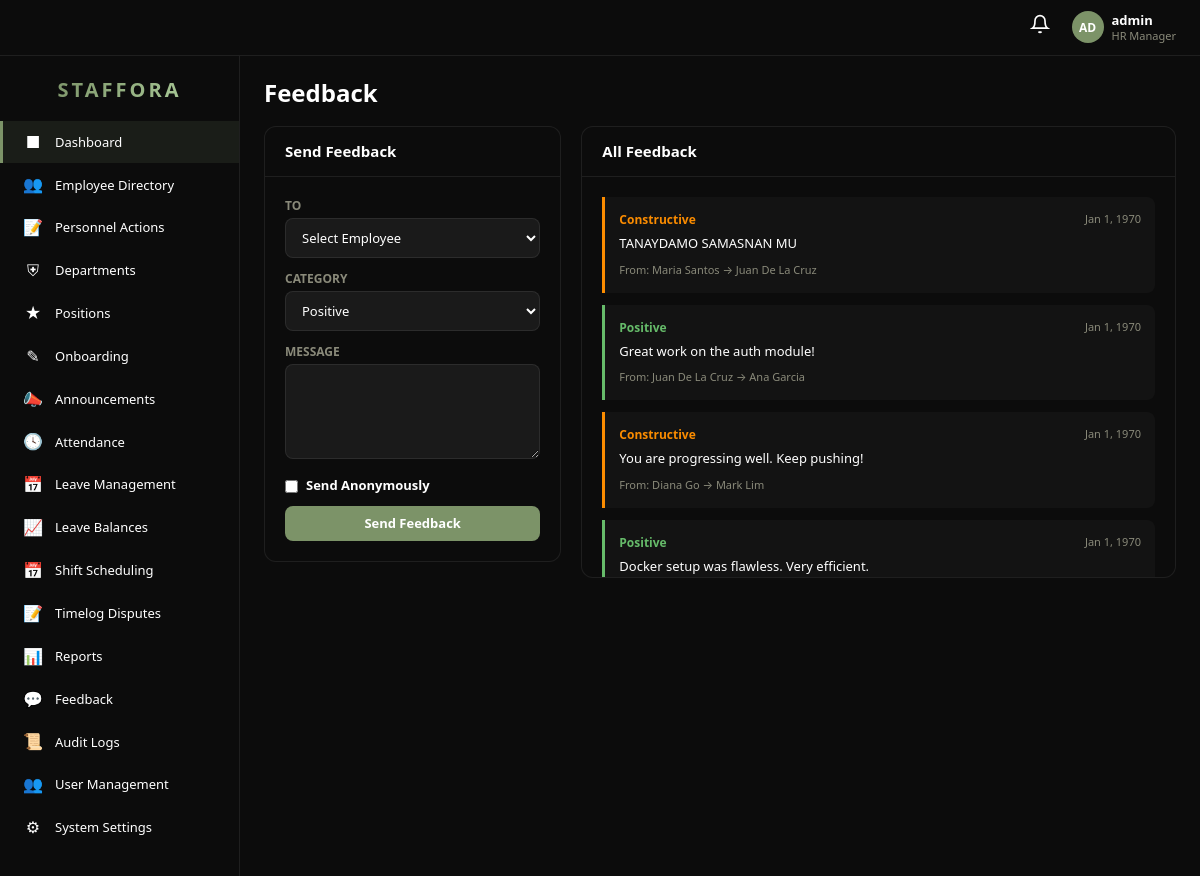
Screenshot of /pages/feedback.php (signed in) with the database file from the repository.
### tables this page shows
CREATE TABLE `feedback` (
  `id` int(11) NOT NULL AUTO_INCREMENT,
  `sender_id` int(11) DEFAULT NULL,
  `receiver_id` int(11) NOT NULL,
  `message` text NOT NULL,
  `category` enum('positive','constructive','suggestion') NOT NULL DEFAULT 'positive',
  `is_anonymous` tinyint(1) NOT NULL DEFAULT 0,
  `created_at` int(11) NOT NULL DEFAULT 0,
  PRIMARY KEY (`id`),
  KEY `sender_id` (`sender_id`),
  KEY `receiver_id` (`receiver_id`),
  CONSTRAINT `feedback_ibfk_1` FOREIGN KEY (`sender_id`) REFERENCES `employee` (`id`) ON DELETE SET NULL,
  CONSTRAINT `feedback_ibfk_2` FOREIGN KEY (`receiver_id`) REFERENCES `employee` (`id`) ON DELETE CASCADE
);

### includes/auth.php (called while the page is built, shortened)
<?php
require_once __DIR__ . '/../config.php';
require_once __DIR__ . '/db.php';
class Auth {
    public static function isAdmin(): bool { return ($_SESSION['role'] ?? '') === 'Super Admin'; }
}

### includes/db.php (called while the page is built, shortened)
<?php
require_once __DIR__ . '/../config.php';
class DB {
    private static $pdo = null;
    public static function get(): PDO {
        if (self::$pdo === null) {
            $dsn = 'mysql:host=' . DB_HOST . ';port=' . DB_PORT . ';dbname=' . DB_NAME . ';charset=' . DB_CHARSET;
            self::$pdo = new PDO($dsn, DB_USER, DB_PASS, [
                PDO::ATTR_ERRMODE            => PDO::ERRMODE_EXCEPTION,
                PDO::ATTR_DEFAULT_FETCH_MODE => PDO::FETCH_ASSOC,
                PDO::ATTR_EMULATE_PREPARES   => false,
            ]);
        }
        return self::$pdo;
    }
    public static function query(string $sql, array $params = []): PDOStatement {
        $stmt = self::get()->prepare($sql);
        $stmt->execute($params);
        return $stmt;
    }
    public static function fetchAll(string $sql, array $params = []): array {
        return self::query($sql, $params)->fetchAll();
    }
}

### config.php (called while the page is built, shortened)
<?php
if(!function_exists("e")){
    function e(?string $s):string{ return htmlspecialchars((string)$s,ENT_QUOTES|ENT_SUBSTITUTE,"UTF-8"); }
}

### pages/feedback.php (the view, shortened to what this page needs)
<?php
require_once __DIR__ . "/../config.php"; require_once __DIR__ . "/../includes/db.php"; require_once __DIR__ . "/../includes/auth.php";
Auth::check(); $pageTitle="Feedback — ".APP_NAME; $empId=Auth::empId(); $isAdmin=Auth::isAdmin();
$received=$empId?DB::fetchAll("SELECT f.*,CASE WHEN f.is_anonymous=1 THEN 'Anonymous' ELSE CONCAT(e.first_name,' ',e.last_name) END as sender_name FROM feedback f LEFT JOIN employee e ON f.sender_id=e.id WHERE f.receiver_id=? ORDER BY f.created_at DESC",[$empId]):[];
$all=$isAdmin?DB::fetchAll("SELECT f.*,CONCAT(se.first_name,' ',se.last_name) as sender_name,CONCAT(re.first_name,' ',re.last_name) as receiver_name FROM feedback f LEFT JOIN employee se ON f.sender_id=se.id LEFT JOIN employee re ON f.receiver_id=re.id ORDER BY f.created_at DESC"):[];
$catColors=["positive"=>"#66bb6a","constructive"=>"#fb8c00","suggestion"=>"#4da6ff"];
require_once __DIR__ . "/../includes/layout_header.php"; ?>
<div style="margin-bottom:20px;"><h1 style="font-size:24px;font-weight:700;margin:0;">Feedback</h1></div>
<div style="display:grid;grid-template-columns:1fr 2fr;gap:20px;">
<div>
<div class="hrms-card" style="margin-bottom:16px;"><div class="card-header"><h3>Send Feedback</h3></div><div class="card-body">
<form method="POST"><input type="hidden" name="_action" value="send">
<div style="margin-bottom:12px;"><label style="display:block;font-size:12px;font-weight:600;color:var(--text-muted);margin-bottom:4px;text-transform:uppercase;">To</label><select name="receiver_id" required style="width:100%;padding:9px 12px;background:rgba(255,255,255,0.06);border:1px solid var(--border);border-radius:8px;color:var(--text);font-size:13px;"><option value="">Select Employee</option><?php foreach($employees as $em): ?><option value="<?php echo $em["id"]; ?>"><?php echo e($em["first_name"]." ".$em["last_name"]); ?></option><?php endforeach; ?></select></div>
<div style="margin-bottom:12px;"><label style="display:block;font-size:12px;font-weight:600;color:var(--text-muted);margin-bottom:4px;text-transform:uppercase;">Category</label><select name="category" style="width:100%;padding:9px 12px;background:rgba(255,255,255,0.06);border:1px solid var(--border);border-radius:8px;color:var(--text);font-size:13px;"><option value="positive">Positive</option><option value="constructive">Constructive</option><option value="suggestion">Suggestion</option></select></div>
<div style="margin-bottom:12px;"><label style="display:block;font-size:12px;font-weight:600;color:var(--text-muted);margin-bottom:4px;text-transform:uppercase;">Message</label><textarea name="message" rows="4" required style="width:100%;padding:9px 12px;background:rgba(255,255,255,0.06);border:1px solid var(--border);border-radius:8px;color:var(--text);font-size:13px;"></textarea></div>
<div style="margin-bottom:12px;"><label style="display:flex;align-items:center;gap:8px;cursor:pointer;font-size:13px;"><input type="checkbox" name="is_anonymous" value="1"> Send Anonymously</label></div>
<button type="submit" class="btn btn-accent btn-block">Send Feedback</button>
</form></div></div>
</div>
<div>
<div class="hrms-card" style="margin-bottom:16px;"><div class="card-header"><h3><?php echo $isAdmin?"All Feedback":"Received Feedback"; ?></h3></div><div class="card-body" style="display:flex;flex-direction:column;gap:12px;max-height:400px;overflow-y:auto;">
<?php $list=$isAdmin?$all:$received; foreach($list as $f): $cc=$catColors[$f["category"]]??"#fff"; ?>
<div style="padding:14px;border-left:3px solid <?php echo $cc; ?>;background:rgba(255,255,255,0.03);border-radius:0 8px 8px 0;">
<div style="display:flex;justify-content:space-between;margin-bottom:6px;"><span style="font-size:12px;font-weight:600;color:<?php echo $cc; ?>;"><?php echo ucfirst($f["category"]); ?></span><span style="font-size:11px;color:var(--text-muted);"><?php echo date("M j, Y",strtotime($f["created_at"])); ?></span></div>
<p style="margin:0 0 6px;font-size:13px;"><?php echo nl2br(e($f["message"]??"")); ?></p>
<span style="font-size:11px;color:var(--text-muted);">From: <?php echo e($f["sender_name"]??"Anonymous"); ?><?php if($isAdmin): ?> → <?php echo e($f["receiver_name"]??""); ?><?php endif; ?></span>
</div><?php endforeach; if(empty($list)): ?><p style="text-align:center;color:var(--text-muted);padding:20px;">No feedback yet.</p><?php endif; ?>
</div></div>
</div></div>
<?php require_once __DIR__ . "/../includes/layout_footer.php"; ?>

### web/css/hrms.css (style rules this page uses)
:root { --bg: #0c0c0c; --sidebar: #0c0c0c; --card: #0c0c0c; --card-hover: #161616; --border: rgba(255, 255, 255, 0.08); --text: #ffffff; --text-muted: #8a8a7a; --accent: #7C9368; --accent-hover: #8ca678; --primary: #5b8a72; --success: #4caf50; --warning: #E07A45; --danger: #d4183d; --info: #42a5f5 }
* { box-sizing: border-box }
body.hrms-body { margin: 0; background: var(--bg); color: var(--text); font-family: 'Segoe UI', system-ui, -apple-system, sans-serif; font-size: 14px }
.hrms-card { background: var(--card); border: 1px solid var(--border); border-radius: 12px; overflow: hidden; transition: border-color .2s }
.card-header { padding: 16px 20px; border-bottom: 1px solid var(--border); display: flex; justify-content: space-between; align-items: center }
.card-header h3 { margin: 0; font-size: 15px; font-weight: 600 }
.card-body { padding: 20px }
.btn { padding: 8px 16px; border-radius: 8px; font-size: 13px; font-weight: 600; border: none; cursor: pointer; transition: all .2s; display: inline-flex; align-items: center; gap: 6px; text-decoration: none }
.btn-accent { background: var(--accent); color: #fff }
.btn-block { display: block; width: 100%; text-align: center }
select { color-scheme: dark; }
select option, select optgroup { background-color: #161616; color: #ffffff; }
select option:hover, select option:focus, select option:checked { background-color: #7C9368; color: #ffffff; }

### rows the page displays
feedback: category "Constructive", created_at "Jan 1, 1970", message "TANAYDAMO SAMASNAN MU", sender_name "Maria Santos", receiver_name "Juan De La Cruz"
feedback: category "Positive", created_at "Jan 1, 1970", message "Great work on the auth module!", sender_name "Juan De La Cruz", receiver_name "Ana Garcia"
feedback: category "Constructive", created_at "Jan 1, 1970", message "You are progressing well. Keep pushing!", sender_name "Diana Go", receiver_name "Mark Lim"
feedback: category "Positive", created_at "Jan 1, 1970", message "Docker setup was flawless. Very efficient."

### other values shown
substr($username ?: 'U', 0, 2) "AD"
$username "admin"
$roleLabel "HR Manager"
$item[2] "■"
$item[0] "Dashboard"
$item[2] "👥"
$item[0] "Employee Directory"
$item[2] "📝"
$item[0] "Personnel Actions"
$item[2] "⛨"
$item[0] "Departments"
$item[2] "★"
$item[0] "Positions"
$item[2] "✎"
$item[0] "Onboarding"
